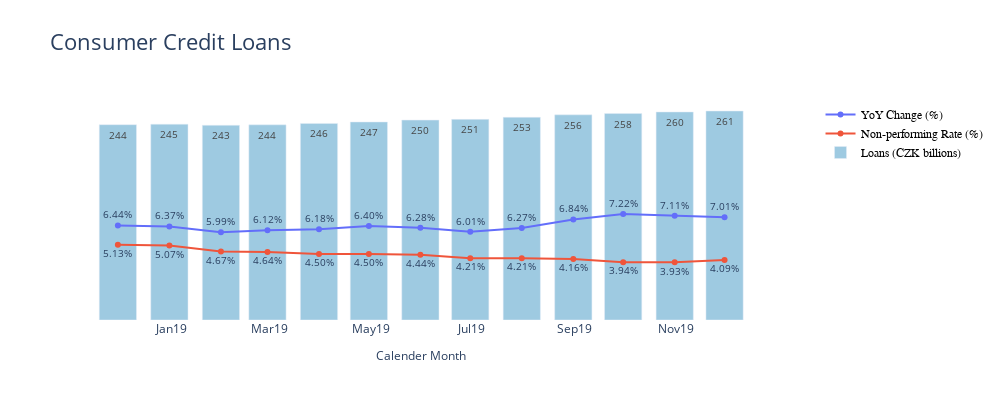

Source (notebook cell):
### Code cell
gen_chart('IND2 consumer credit to households incl.debit balances on current account total', 'Consumer Credit Loans', 'TotalVolume')

### Figure 1 — Plotly figure (JSON) as saved in the notebook; plotly's stock layout.template omitted (floating-point values rounded to 4 significant figures)
{"data": [{"hoverinfo": "none", "mode": "lines+markers+text", "name": "YoY Change (%)", "text": [0.0644, 0.0637, 0.0599, 0.0612, 0.0618, 0.064, 0.0628, 0.0601, 0.0627, 0.0684, 0.0722, 0.0711, 0.0701], "textfont": {"size": 10}, "textposition": "top center", "texttemplate": "%{text:.2%}", "type": "scatter", "x": ["2018-11-30T00:00:00", "2018-12-31T00:00:00", "2019-01-31T00:00:00", "2019-02-28T00:00:00", "2019-03-31T00:00:00", "2019-04-30T00:00:00", "2019-05-31T00:00:00", "2019-06-30T00:00:00", "2019-07-31T00:00:00", "2019-08-31T00:00:00", "2019-09-30T00:00:00", "2019-10-31T00:00:00", "2019-11-30T00:00:00"], "xaxis": "x", "y": [0.06442, 0.06367, 0.05988, 0.06123, 0.06179, 0.06404, 0.06283, 0.06014, 0.06266, 0.06844, 0.07219, 0.07108, 0.07007], "yaxis": "y2"}, {"hoverinfo": "none", "mode": "lines+markers+text", "name": "Non-performing Rate (%)", "text": [0.0513, 0.0507, 0.0467, 0.0464, 0.045, 0.045, 0.0444, 0.0421, 0.0421, 0.0416, 0.0394, 0.0393, 0.0409], "textfont": {"size": 10}, "textposition": "bottom center", "texttemplate": "%{text:.2%}", "type": "scatter", "x": ["2018-11-30T00:00:00", "2018-12-31T00:00:00", "2019-01-31T00:00:00", "2019-02-28T00:00:00", "2019-03-31T00:00:00", "2019-04-30T00:00:00", "2019-05-31T00:00:00", "2019-06-30T00:00:00", "2019-07-31T00:00:00", "2019-08-31T00:00:00", "2019-09-30T00:00:00", "2019-10-31T00:00:00", "2019-11-30T00:00:00"], "xaxis": "x", "y": [0.05131, 0.05072, 0.04672, 0.04645, 0.04501, 0.04502, 0.04444, 0.04212, 0.04213, 0.04162, 0.03939, 0.03932, 0.04089], "yaxis": "y2"}, {"hoverinfo": "none", "marker": {"color": "rgb(158,202,225)"}, "name": "Loans (CZK billions)", "text": [244, 245, 243, 244, 246, 247, 250, 251, 253, 256, 258, 260, 261], "textfont": {"size": 10}, "textposition": "auto", "texttemplate": "%{text:,.0f}", "type": "bar", "x": ["2018-11-30T00:00:00", "2018-12-31T00:00:00", "2019-01-31T00:00:00", "2019-02-28T00:00:00", "2019-03-31T00:00:00", "2019-04-30T00:00:00", "2019-05-31T00:00:00", "2019-06-30T00:00:00", "2019-07-31T00:00:00", "2019-08-31T00:00:00", "2019-09-30T00:00:00", "2019-10-31T00:00:00", "2019-11-30T00:00:00"], "xaxis": "x", "y": [244.0, 244.6, 243.3, 243.9, 245.6, 247.4, 249.8, 250.7, 253.3, 256.4, 258.0, 259.9, 261.1], "yaxis": "y"}], "layout": {"autosize": false, "font": {"size": 16}, "height": 400, "legend": {"font": {"color": "black", "family": "sans-serif", "size": 12}}, "paper_bgcolor": "rgba(0,0,0,0)", "plot_bgcolor": "rgba(0,0,0,0)", "showlegend": true, "title": {"text": "Consumer Credit Loans"}, "width": 1000, "xaxis": {"anchor": "y", "domain": [0, 0.94], "tickfont": {"size": 12}, "tickformat": "%b%y", "title": {"font": {"size": 12}, "text": "Calender Month"}}, "yaxis": {"anchor": "x", "domain": [0, 1], "tickfont": {"size": 12}, "tickformat": ",.0f", "title": {"font": {"size": 12}, "text": "Loans (CZK)"}, "visible": false}, "yaxis2": {"anchor": "x", "overlaying": "y", "range": [0, 0.15], "side": "right", "tickfont": {"size": 12}, "tickformat": ".2%", "title": {"font": {"size": 12}, "text": "YoY Change(%)/Non-performing Rate(%)"}, "visible": false}}}
